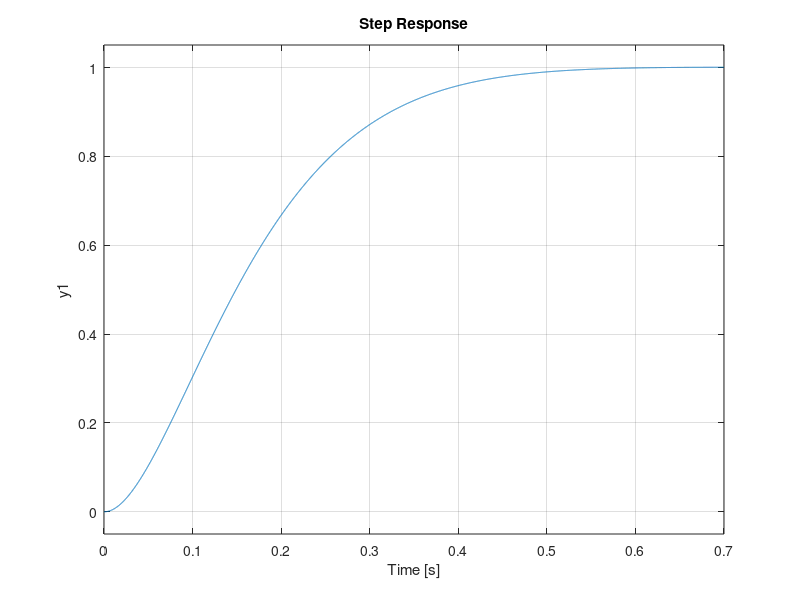
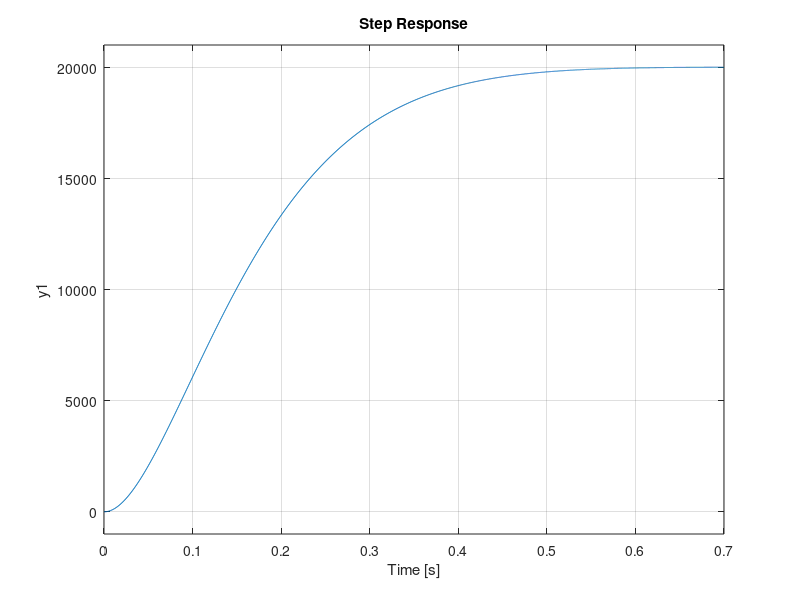

Source code (MATLAB) for these figures, in order:
%% Parameters
n = 16.5; % Tandwielverhouding 
load('parameters_sys_id_2param_50V_20-01-19.mat');

%% State Space model

A = [-(bm*(n^2) + bg)/(Jm*(n^2) + Jg) Kt*n/(Jm*(n^2) + Jg); 
    -(n*Ke)/La -Ra/La];
B = [0; 
    1/La];
C = [1 0];
D = [0];

sysc = ss(A,B,C,D);

%% State space model met integrator

Aa = [-(bm*(n^2) + bg)/(Jm*(n^2) + Jg) Kt*n/(Jm*(n^2) + Jg) 0; 
    -(n*Ke)/La -Ra/La 0;
    1 0 0];
Ba = [0; 
    1/La;
    0];
Br = [0; 0; -1];
Ca = [1 0 0];
Da = [0];

sysci = ss(Aa,Ba,Ca,Da);

%% C2D

Tsc = 1/20000; %1khz werkt het beste

sysdi = c2d(sysci, Tsc);

Ad = sysdi.A;
Bd = sysdi.B;
Cd = sysdi.C;
Dd = sysdi.D;

%% Feedback constante berekenen met LQR

co = ctrb(sysci);
controllability = rank(co)

Q = Ca'*Ca;
Q(1,1) = 100;
Q(2,2) = 140;
Q(3,3) = 25000;
R = 80;
Kdi = dlqr(Ad,Bd,Q,R);
Kci = lqr(Aa,Ba,Q,R);

%% Integral
close all
sys_cl = ss(Aa-Ba*Kci,Br,Ca,Da);
step(sys_cl)

sys_cldd = c2d(sys_cl,Tsc);
eigD = eig(sys_cldd)

figure

sys_cld = ss(Ad-Bd*Kdi,Br,Cd,Dd,Tsc);
step(sys_cld)
eig(sys_cld)

%% Observer constante L
Kci = lqr(Aa,Ba,Q,R);
sys_clL = ss(A-B*Kci(1:2),B,C,D);
eigenVal = eig(sys_clL);
eigenVal = eigenVal*72.7;